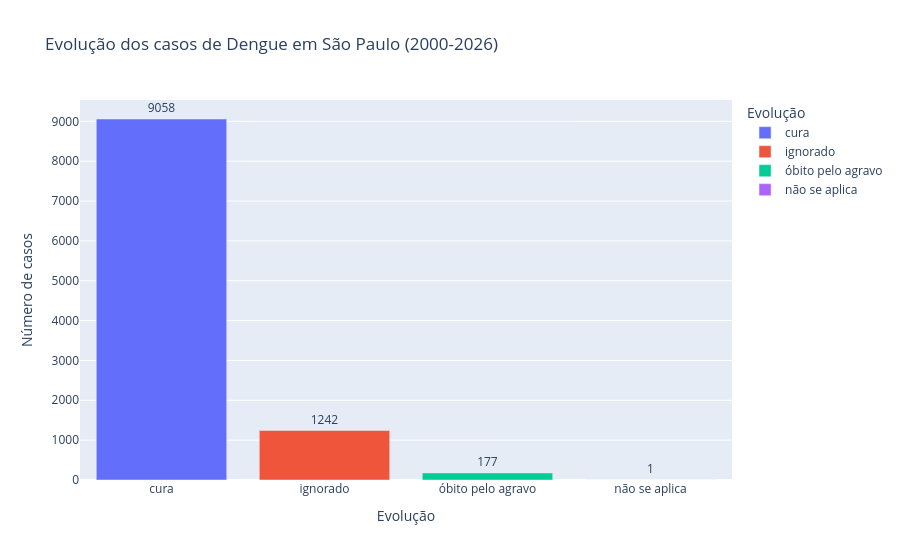

Notebook cell for this chart:
### Code cell
# Contagem dos resultados
evolucao_counts = (
    df_evolucao["CON_EVOLUC"]
    .value_counts()
    .reset_index()
)

evolucao_counts.columns = ["Evolução", "Contagem"]

fig = px.bar(
    evolucao_counts,
    x="Evolução",
    y="Contagem",
    text="Contagem",
    title="Evolução dos casos de Dengue em São Paulo (2000-2026)",
    labels={
        "Contagem": "Número de casos",
        "Evolução": "Evolução"
    },
    color="Evolução"
)

fig.update_traces(textposition="outside")

fig.show()

### Figure 1 — Plotly figure (JSON) as saved in the notebook; plotly's stock layout.template omitted (floating-point values rounded to 4 significant figures)
{"data": [{"hovertemplate": "Evolução=%{x}<br>Número de casos=%{text}<extra></extra>", "legendgroup": "cura", "marker": {"color": "#636efa", "pattern": {"shape": ""}}, "name": "cura", "orientation": "v", "showlegend": true, "text": [9058.0], "textposition": "outside", "type": "bar", "x": ["cura"], "xaxis": "x", "y": [9058], "yaxis": "y"}, {"hovertemplate": "Evolução=%{x}<br>Número de casos=%{text}<extra></extra>", "legendgroup": "ignorado", "marker": {"color": "#EF553B", "pattern": {"shape": ""}}, "name": "ignorado", "orientation": "v", "showlegend": true, "text": [1242.0], "textposition": "outside", "type": "bar", "x": ["ignorado"], "xaxis": "x", "y": [1242], "yaxis": "y"}, {"hovertemplate": "Evolução=%{x}<br>Número de casos=%{text}<extra></extra>", "legendgroup": "óbito pelo agravo", "marker": {"color": "#00cc96", "pattern": {"shape": ""}}, "name": "óbito pelo agravo", "orientation": "v", "showlegend": true, "text": [177.0], "textposition": "outside", "type": "bar", "x": ["óbito pelo agravo"], "xaxis": "x", "y": [177], "yaxis": "y"}, {"hovertemplate": "Evolução=%{x}<br>Número de casos=%{text}<extra></extra>", "legendgroup": "não se aplica", "marker": {"color": "#ab63fa", "pattern": {"shape": ""}}, "name": "não se aplica", "orientation": "v", "showlegend": true, "text": [1.0], "textposition": "outside", "type": "bar", "x": ["não se aplica"], "xaxis": "x", "y": [1], "yaxis": "y"}], "layout": {"barmode": "relative", "legend": {"title": {"text": "Evolução"}, "tracegroupgap": 0}, "title": {"text": "Evolução dos casos de Dengue em São Paulo (2000-2026)"}, "xaxis": {"anchor": "y", "categoryarray": ["cura", "ignorado", "óbito pelo agravo", "não se aplica"], "categoryorder": "array", "domain": [0, 1], "title": {"text": "Evolução"}}, "yaxis": {"anchor": "x", "domain": [0, 1], "title": {"text": "Número de casos"}}}}
